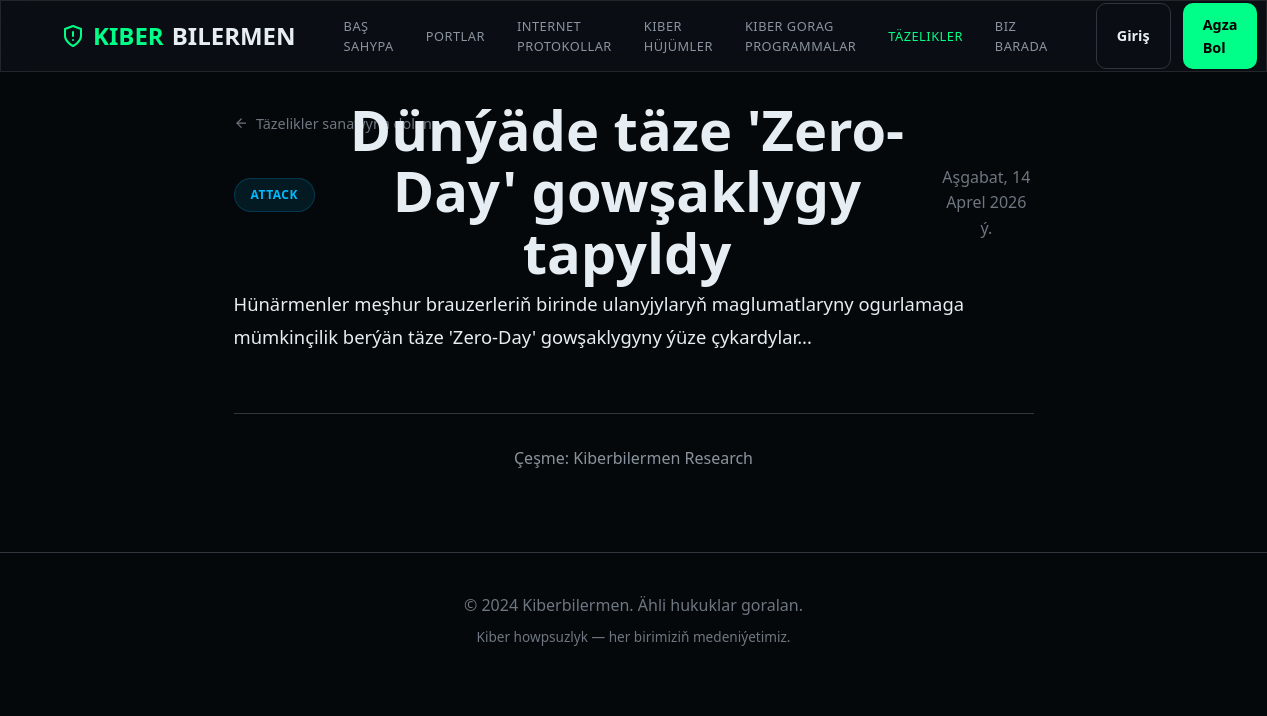
The page /news/1/ on the database its author committed.
### news/models.py (models this page shows, shortened)
class NewsItem(models.Model):
    title = models.CharField(max_length=200, verbose_name="Sözbaşy")
    content = models.TextField(verbose_name="Mazmuny")
    published_at = models.DateField(verbose_name="Çap edilen senesi")
    category = models.ForeignKey(
        NewsCategory,
        on_delete=models.SET_NULL,
        null=True,
        blank=True,
        verbose_name="Kategoriýasy",
        related_name="news"
    )
    image = models.ImageField(upload_to='news/', blank=True, null=True, verbose_name="Surat")
    created_at = models.DateTimeField(auto_now_add=True, verbose_name="Döredilen wagty")
    class Meta:
        ordering = ["-published_at", "-created_at"]
        verbose_name = "Täzelik"
        verbose_name_plural = "Täzelikler"

class NewsCategory(models.Model):
    name = models.CharField(max_length=64, verbose_name="Ady")
    class Meta:
        verbose_name = "Täzelik kategoriýasy"
        verbose_name_plural = "Täzelik kategoriýalary"

### news/views.py (the view)
# urls.py: path("<int:pk>/", views.news_detail, name="detail"),
def news_detail(request, pk: int):
    item = get_object_or_404(NewsItem, pk=pk)
    return render(request, "news/news_detail.html", {"item": item})

### news/templates/news/news_detail.html (shortened to what this page needs)
{% extends "base.html" %}
{% block content %}
<div class="post-container">
    <div style="margin-bottom: 32px;">
        <a href="{% url 'news:list' %}" style="color: var(--text-dim); text-decoration: none; font-size: 0.9rem; display: flex; align-items: center; gap: 8px;">
            <svg stroke="currentColor" fill="none" stroke-width="2" viewBox="0 0 24 24" stroke-linecap="round" stroke-linejoin="round" height="1em" width="1em" xmlns="http://www.w3.org/2000/svg"><line x1="19" y1="12" x2="5" y2="12"></line><polyline points="12 19 5 12 12 5"></polyline></svg>
            Täzelikler sanawyna dolan
        </a>
    </div>
    <header class="post-header">
        <div style="margin-bottom: 16px;">
            <span class="badge badge-registered" style="padding: 6px 16px;">{{ item.category.name }}</span>
        </div>
        <h1>{{ item.title }}</h1>
        <div style="color: var(--text-dim); font-size: 1rem;">
            Aşgabat, {{ item.published_at|date:"d F Y" }} ý.
        </div>
    </header>
    <div class="post-content">
        {{ item.content|linebreaks }}
    </div>
    <footer style="margin-top: 60px; padding-top: 32px; border-top: 1px solid var(--border-main); text-align: center;">
        <p style="color: var(--text-muted);">Çeşme: Kiberbilermen Research</p>
    </footer>
</div>
{% endblock %}

### static/css/index.css (style rules this page uses)
:root { --bg-deep: #05080a; --bg-base: #0d1117; --bg-surface: #161b22; --bg-surface-half: rgba(22, 27, 34, 0.5); --primary: #00ff88; --primary-glow: rgba(0, 255, 136, 0.3); --secondary: #00bbff; --secondary-glow: rgba(0, 187, 255, 0.3); --text-main: #e6edf3; --text-muted: #8b949e; --text-dim: #6e7681; --border-main: #30363d; --border-hover: #484f58; --danger: #ff4b4b; --success: #00ff88; --warning: #ffcc00; --transition-fast: 0.2s cubic-bezier(0.4, 0, 0.2, 1); --transition-base: 0.3s cubic-bezier(0.4, 0, 0.2, 1); --glass-bg: rgba(13, 17, 23, 0.7); --glass-border: rgba(255, 255, 255, 0.1); --shadow-sm: 0 4px 6px -1px rgba(0, 0, 0, 0.3); --shadow-md: 0 10px 15px -3px rgba(0, 0, 0, 0.5); }
* { box-sizing: border-box; margin: 0; padding: 0; }
body { font-family: system-ui, -apple-system, 'Segoe UI', Roboto, Helvetica, Arial, sans-serif, 'Apple Color Emoji', 'Segoe UI Emoji'; background-color: var(--bg-deep); color: var(--text-main); line-height: 1.6; min-height: 100vh; overflow-x: hidden; }
header { top: 0; z-index: 1000; height: 72px; display: flex; align-items: center; width: 100%; }
.badge { padding: 4px 12px; border-radius: 20px; font-size: 0.75rem; font-weight: 600; text-transform: uppercase; letter-spacing: 0.5px; display: inline-flex; align-items: center; gap: 4px; }
.badge-registered { background: rgba(0, 187, 255, 0.1); color: var(--secondary); border: 1px solid rgba(0, 187, 255, 0.2); }
.post-container { max-width: 800px; margin: 0 auto; }
.post-header { text-align: center; margin-bottom: 48px; }
.post-header h1 { font-size: 3.5rem; line-height: 1.1; margin-bottom: 24px; }
.post-content { font-size: 1.15rem; line-height: 1.8; color: var(--text-main); }
.post-content p { margin-bottom: 24px; }

### rows shown on the page
NewsItem: category.name "ATTACK", title "Dünýäde täze 'Zero-Day' gowşaklygy tapyldy", published_at "14 Aprel 2026", content "Hünärmenler meşhur brauzerleriň birinde ulanyjylaryň maglumatlaryny ogurlamaga mümkinçilik berýän täze 'Zero-Day' gowşaklygyny ýüze çykardylar..."
